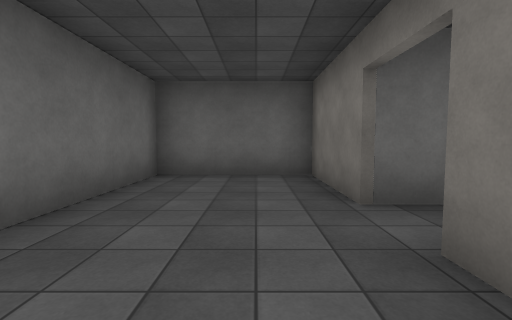
View 1 (above)

20 first-person views from a walk through a 3-D level made in the Unity game engine. The camera is 1.4 m above the floor, tilts 4° down and sees 85° across. The floor is counted in squares, 2 m on a side. Each view is taken from the middle of a square. On the plan, view 1 faces up. The plan holds only what a view shows up to about 9 squares ahead; the rest is blank. The place goes on beyond the plan. The player is left out. Some animated figures are not drawn. Door leaves are left out, so doorways stand open. Surface patterns are stand-ins for the level's own textures.

View 2
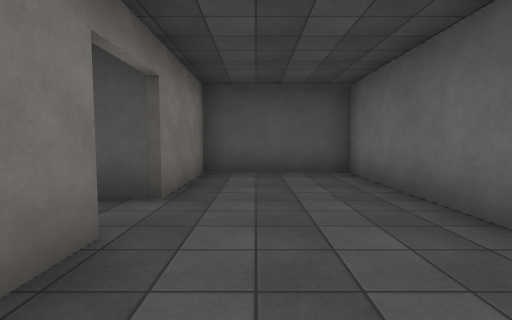

View 3
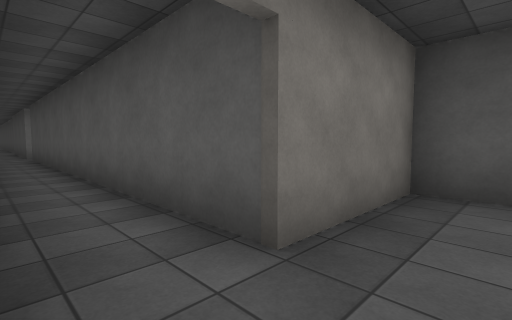

View 4
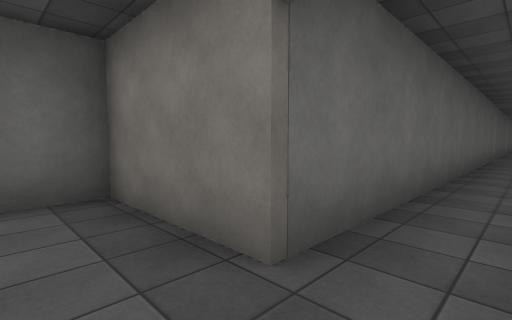

View 5
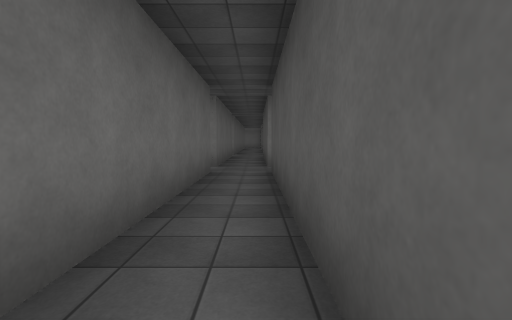

View 6
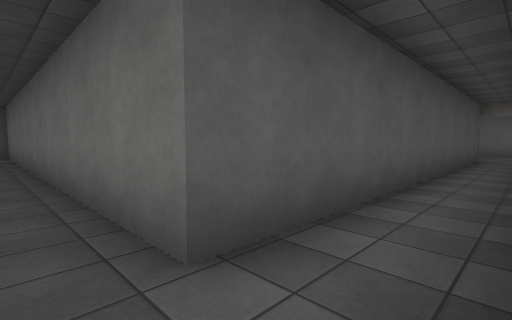

View 7
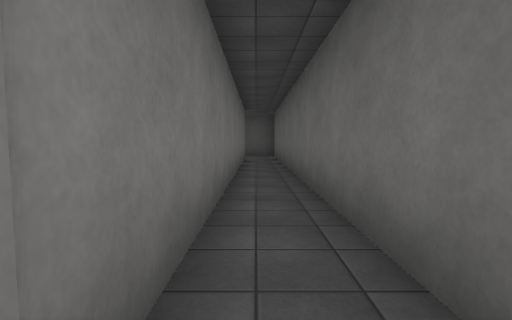

View 8
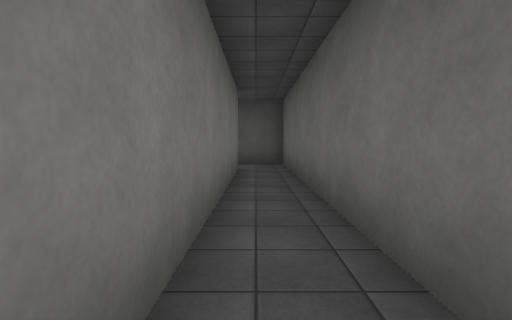

View 9
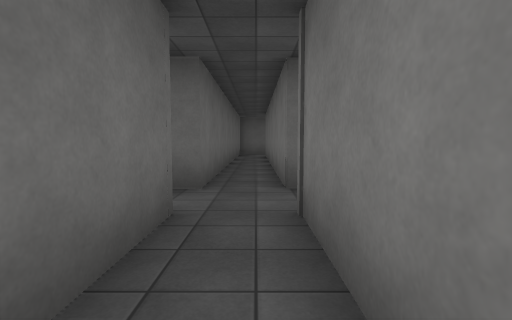

View 10
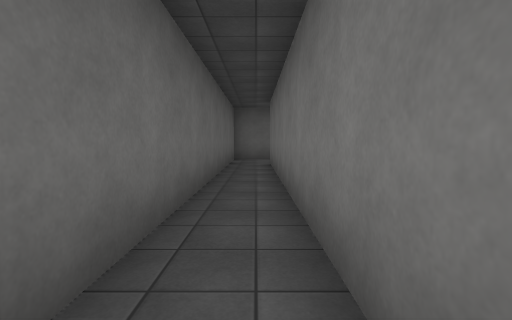

View 11
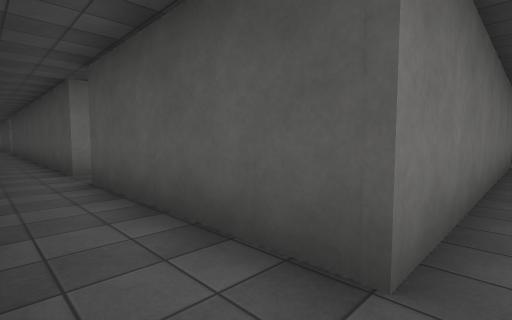

View 12
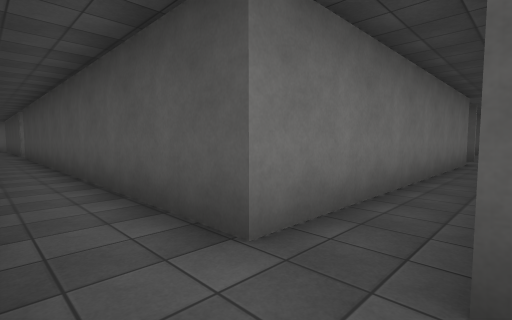

View 13
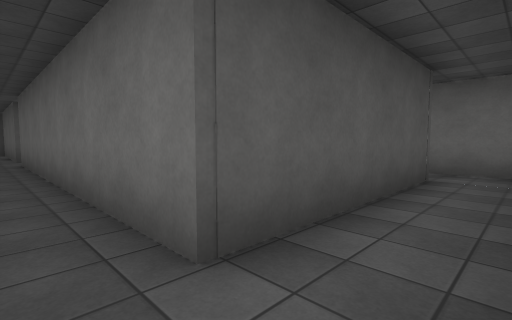

View 14
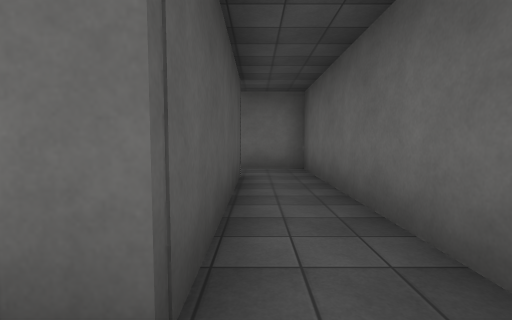

View 15
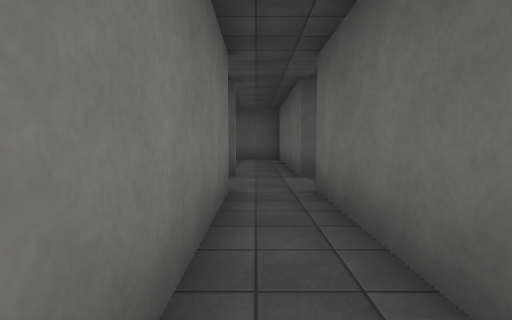

View 16
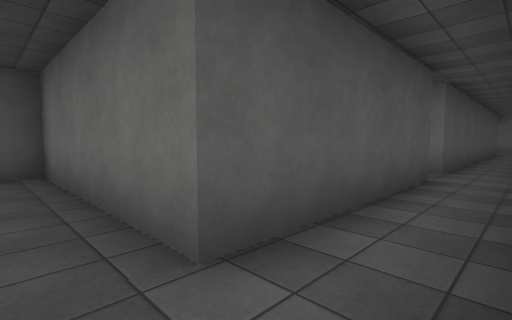

View 17
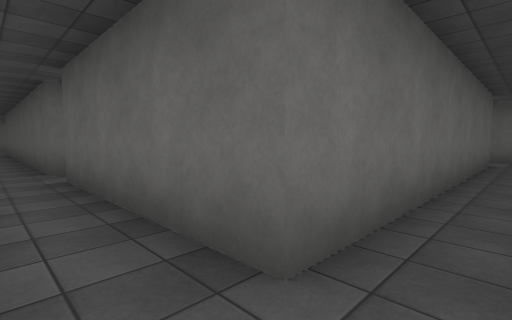

View 18
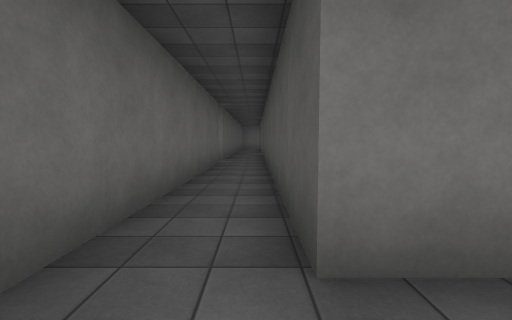

View 19
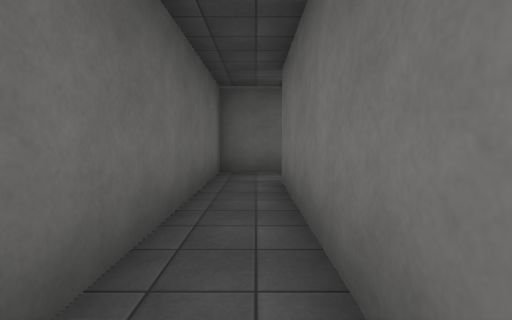

View 20
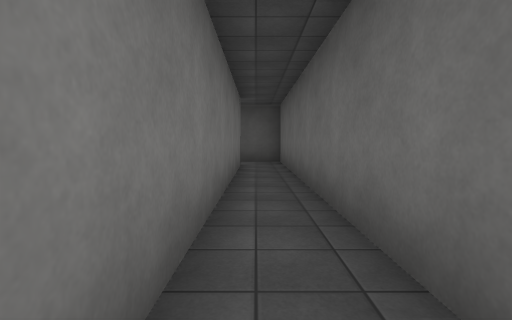

### Floor plan
Points are (right, up) in squares from view 1. A wall is a line through its corners. A room is listed if a view was taken in it or the views show most of it. See-through windows are left out.
Room 1 (views 1, 2, 3, 4)
walls: (1.1, 3) (1.1, 5.7) (-2, 5.7) (-2, -1) (1.1, -1) (1.1, 1.7)
ways out: opening at (2, 2) to room 2
Room 2 (views 5, 7, 8, 9, 20)
walls: (12.2, 3) (1.1, 3); (1.1, 1.7) (12.2, 1.7) (12.2, -8.5); (13.4, -8.8) (13.4, 1.7)
ways out: opening at (2, 2) to room 1; opening at (13, 3) to room 3; opening at (14, 2) to room 4; opening at (13, -9)
Room 3 (views 6, 10, 11, 12, 13, 14, 15, 16, 18, 19)
walls: (23.5, 13.2) (12.2, 13.2) (12.2, 3); (19.4, 3) (19.4, 11.7) (23.5, 11.7); (13.4, 3) (13.4, 11.7) (18.1, 11.7) (18.1, 3)
ways out: opening at (13, 3) to room 2; opening at (19, 3) to room 4
Room 4 (view 17)
walls: (18.1, 3) (13.4, 3); (13.4, 1.7) (18.1, 1.7)
ways out: opening at (14, 2) to room 2; opening at (19, 3) to room 3; opening at (19, 1)

Where each view was taken, in squares from view 1:
view 1: 0 up, 0 right, facing up
view 2: 5 up, 0 right, facing down
view 3: 3 up, 0 right, facing down-right
view 4: 2 up, 0 right, facing up-right
view 5: 2 up, 6 right, facing right
view 6: 3 up, 13 right, facing down-left
view 7: 2 up, 13 right, facing down
view 8: 2 down, 13 right, facing down
view 9: 1 down, 13 right, facing up
view 10: 3 up, 13 right, facing up
view 11: 13 up, 13 right, facing down-right
view 12: 13 up, 18 right, facing down-right
view 13: 13 up, 19 right, facing down-left
view 14: 12 up, 19 right, facing left
view 15: 7 up, 19 right, facing down
view 16: 3 up, 19 right, facing down-left
view 17: 2 up, 19 right, facing up-left
view 18: 12 up, 18 right, facing right
view 19: 7 up, 13 right, facing up
view 20: 1 down, 13 right, facing down
